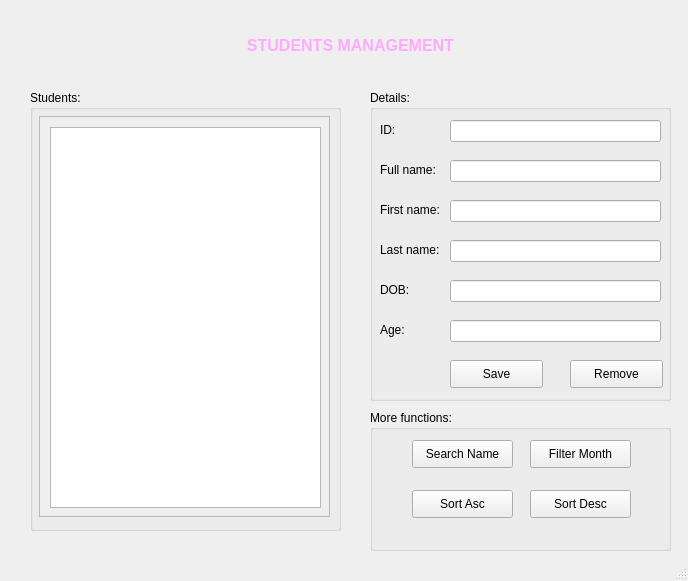
<?xml version="1.0" encoding="UTF-8"?>
<ui version="4.0">
 <class>MainWindow</class>
 <widget class="QMainWindow" name="MainWindow">
  <property name="geometry">
   <rect>
    <x>0</x>
    <y>0</y>
    <width>688</width>
    <height>581</height>
   </rect>
  </property>
  <property name="windowTitle">
   <string>Students Management</string>
  </property>
  <widget class="QWidget" name="centralwidget">
   <widget class="QLabel" name="label">
    <property name="geometry">
     <rect>
      <x>220</x>
      <y>20</y>
      <width>261</width>
      <height>51</height>
     </rect>
    </property>
    <property name="font">
     <font>
      <weight>75</weight>
      <bold>true</bold>
     </font>
    </property>
    <property name="text">
     <string>&lt;html&gt;&lt;head/&gt;&lt;body&gt;&lt;p align=&quot;center&quot;&gt;&lt;span style=&quot; font-size:12pt; color:#ffaaff;&quot;&gt;STUDENTS MANAGEMENT&lt;/span&gt;&lt;/p&gt;&lt;/body&gt;&lt;/html&gt;</string>
    </property>
   </widget>
   <widget class="QGroupBox" name="groupBox">
    <property name="geometry">
     <rect>
      <x>30</x>
      <y>90</y>
      <width>311</width>
      <height>441</height>
     </rect>
    </property>
    <property name="title">
     <string>Students:</string>
    </property>
    <widget class="QScrollArea" name="scrollArea">
     <property name="geometry">
      <rect>
       <x>9</x>
       <y>26</y>
       <width>291</width>
       <height>401</height>
      </rect>
     </property>
     <property name="widgetResizable">
      <bool>true</bool>
     </property>
     <widget class="QWidget" name="scrollAreaWidgetContents">
      <property name="geometry">
       <rect>
        <x>0</x>
        <y>0</y>
        <width>289</width>
        <height>399</height>
       </rect>
      </property>
      <widget class="QListWidget" name="listWidget">
       <property name="geometry">
        <rect>
         <x>10</x>
         <y>10</y>
         <width>271</width>
         <height>381</height>
        </rect>
       </property>
      </widget>
     </widget>
    </widget>
   </widget>
   <widget class="QGroupBox" name="groupBox_2">
    <property name="geometry">
     <rect>
      <x>370</x>
      <y>90</y>
      <width>301</width>
      <height>311</height>
     </rect>
    </property>
    <property name="title">
     <string>Details:</string>
    </property>
    <widget class="QLabel" name="label_2">
     <property name="geometry">
      <rect>
       <x>10</x>
       <y>30</y>
       <width>61</width>
       <height>20</height>
      </rect>
     </property>
     <property name="text">
      <string>ID:</string>
     </property>
    </widget>
    <widget class="QLineEdit" name="lineEdit">
     <property name="geometry">
      <rect>
       <x>80</x>
       <y>30</y>
       <width>211</width>
       <height>22</height>
      </rect>
     </property>
    </widget>
    <widget class="QLineEdit" name="lineEdit_2">
     <property name="geometry">
      <rect>
       <x>80</x>
       <y>70</y>
       <width>211</width>
       <height>22</height>
      </rect>
     </property>
    </widget>
    <widget class="QLabel" name="label_3">
     <property name="geometry">
      <rect>
       <x>10</x>
       <y>70</y>
       <width>61</width>
       <height>20</height>
      </rect>
     </property>
     <property name="text">
      <string>Full name:</string>
     </property>
    </widget>
    <widget class="QLineEdit" name="lineEdit_3">
     <property name="geometry">
      <rect>
       <x>80</x>
       <y>110</y>
       <width>211</width>
       <height>22</height>
      </rect>
     </property>
     <property name="readOnly">
      <bool>true</bool>
     </property>
    </widget>
    <widget class="QLabel" name="label_4">
     <property name="geometry">
      <rect>
       <x>10</x>
       <y>110</y>
       <width>71</width>
       <height>20</height>
      </rect>
     </property>
     <property name="text">
      <string>First name:</string>
     </property>
    </widget>
    <widget class="QLineEdit" name="lineEdit_4">
     <property name="geometry">
      <rect>
       <x>80</x>
       <y>150</y>
       <width>211</width>
       <height>22</height>
      </rect>
     </property>
     <property name="readOnly">
      <bool>true</bool>
     </property>
    </widget>
    <widget class="QLabel" name="label_5">
     <property name="geometry">
      <rect>
       <x>10</x>
       <y>150</y>
       <width>71</width>
       <height>20</height>
      </rect>
     </property>
     <property name="text">
      <string>Last name:</string>
     </property>
    </widget>
    <widget class="QLabel" name="label_6">
     <property name="geometry">
      <rect>
       <x>10</x>
       <y>190</y>
       <width>61</width>
       <height>20</height>
      </rect>
     </property>
     <property name="text">
      <string>DOB:</string>
     </property>
    </widget>
    <widget class="QLineEdit" name="lineEdit_5">
     <property name="geometry">
      <rect>
       <x>80</x>
       <y>190</y>
       <width>211</width>
       <height>22</height>
      </rect>
     </property>
    </widget>
    <widget class="QPushButton" name="pushButton">
     <property name="geometry">
      <rect>
       <x>80</x>
       <y>270</y>
       <width>93</width>
       <height>28</height>
      </rect>
     </property>
     <property name="text">
      <string>Save</string>
     </property>
    </widget>
    <widget class="QPushButton" name="pushButton_2">
     <property name="geometry">
      <rect>
       <x>200</x>
       <y>270</y>
       <width>93</width>
       <height>28</height>
      </rect>
     </property>
     <property name="text">
      <string>Remove</string>
     </property>
    </widget>
    <widget class="QLineEdit" name="lineEdit_6">
     <property name="geometry">
      <rect>
       <x>80</x>
       <y>230</y>
       <width>211</width>
       <height>22</height>
      </rect>
     </property>
     <property name="readOnly">
      <bool>true</bool>
     </property>
    </widget>
    <widget class="QLabel" name="label_7">
     <property name="geometry">
      <rect>
       <x>10</x>
       <y>230</y>
       <width>61</width>
       <height>20</height>
      </rect>
     </property>
     <property name="text">
      <string>Age:</string>
     </property>
    </widget>
   </widget>
   <widget class="QGroupBox" name="groupBox_3">
    <property name="geometry">
     <rect>
      <x>370</x>
      <y>410</y>
      <width>301</width>
      <height>141</height>
     </rect>
    </property>
    <property name="title">
     <string>More functions:</string>
    </property>
    <widget class="QPushButton" name="pushButton_3">
     <property name="geometry">
      <rect>
       <x>42</x>
       <y>30</y>
       <width>101</width>
       <height>28</height>
      </rect>
     </property>
     <property name="text">
      <string>Search Name</string>
     </property>
    </widget>
    <widget class="QPushButton" name="pushButton_4">
     <property name="geometry">
      <rect>
       <x>42</x>
       <y>80</y>
       <width>101</width>
       <height>28</height>
      </rect>
     </property>
     <property name="text">
      <string>Sort Asc</string>
     </property>
    </widget>
    <widget class="QPushButton" name="pushButton_5">
     <property name="geometry">
      <rect>
       <x>160</x>
       <y>30</y>
       <width>101</width>
       <height>28</height>
      </rect>
     </property>
     <property name="text">
      <string>Filter Month</string>
     </property>
    </widget>
    <widget class="QPushButton" name="pushButton_6">
     <property name="geometry">
      <rect>
       <x>160</x>
       <y>80</y>
       <width>101</width>
       <height>28</height>
      </rect>
     </property>
     <property name="text">
      <string>Sort Desc</string>
     </property>
    </widget>
   </widget>
  </widget>
  <widget class="QStatusBar" name="statusbar"/>
 </widget>
 <resources/>
 <connections/>
</ui>
